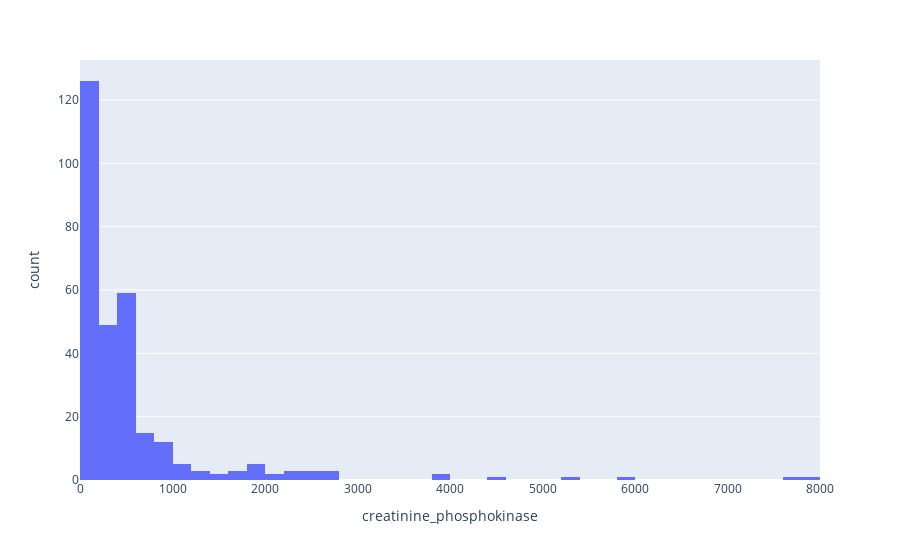
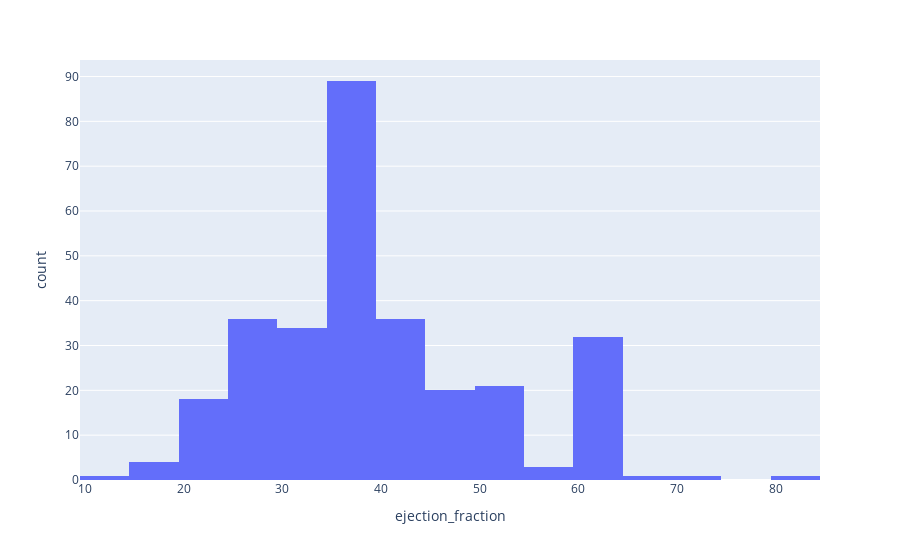

These figures' notebook cell, in order:
### Code cell
# showing plots to discover outliers 
# px.histogram(df, x='creatinine_phosphokinase')
fig = px.histogram(df, x='creatinine_phosphokinase')
# fig = px.scatter(x=df['creatinine_phosphokinase'], y=)
fig.show()

fig = px.histogram(df, x='ejection_fraction')
# fig = px.scatter(x=df['creatinine_phosphokinase'], y=)
fig.show()

# Stackoverflow: How to display plotly graph in github (from jupyter notebook)?
# https://stackoverflow.com/questions/73297100/how-to-display-plotly-graph-in-github-from-jupyter-notebook

### Figure 1 — Plotly figure (JSON) as saved in the notebook; plotly's stock layout.template omitted (floating-point values rounded to 4 significant figures; data arrays with more than 128 entries replaced by an {"elided": "..."} marker saying what was removed)
{"data": [{"alignmentgroup": "True", "bingroup": "x", "hovertemplate": "creatinine_phosphokinase=%{x}<br>count=%{y}<extra></extra>", "legendgroup": "", "marker": {"color": "#636efa", "pattern": {"shape": ""}}, "name": "", "offsetgroup": "", "orientation": "v", "showlegend": false, "type": "histogram", "x": {"elided": "299 int values"}, "xaxis": "x", "yaxis": "y"}], "layout": {"barmode": "relative", "legend": {"tracegroupgap": 0}, "margin": {"t": 60}, "xaxis": {"anchor": "y", "domain": [0, 1], "title": {"text": "creatinine_phosphokinase"}}, "yaxis": {"anchor": "x", "domain": [0, 1], "title": {"text": "count"}}}}

### Figure 2 — Plotly figure (JSON) as saved in the notebook; plotly's stock layout.template omitted (floating-point values rounded to 4 significant figures; data arrays with more than 128 entries replaced by an {"elided": "..."} marker saying what was removed)
{"data": [{"alignmentgroup": "True", "bingroup": "x", "hovertemplate": "ejection_fraction=%{x}<br>count=%{y}<extra></extra>", "legendgroup": "", "marker": {"color": "#636efa", "pattern": {"shape": ""}}, "name": "", "offsetgroup": "", "orientation": "v", "showlegend": false, "type": "histogram", "x": {"elided": "299 int values"}, "xaxis": "x", "yaxis": "y"}], "layout": {"barmode": "relative", "legend": {"tracegroupgap": 0}, "margin": {"t": 60}, "xaxis": {"anchor": "y", "domain": [0, 1], "title": {"text": "ejection_fraction"}}, "yaxis": {"anchor": "x", "domain": [0, 1], "title": {"text": "count"}}}}
